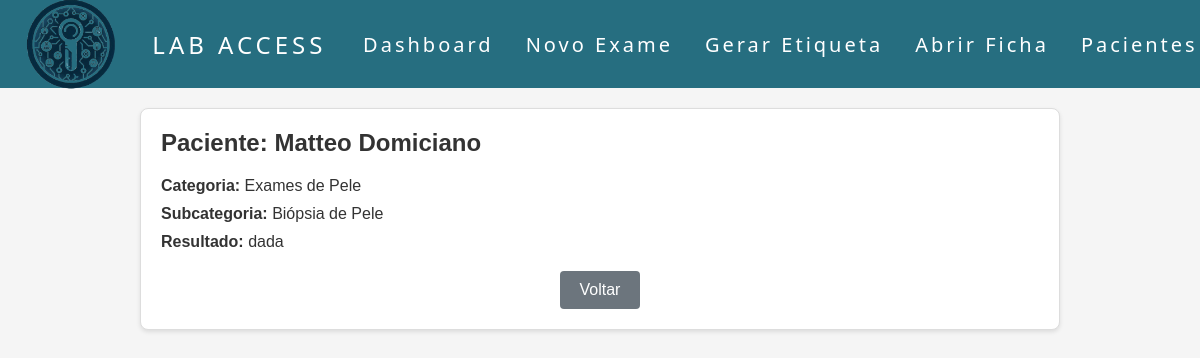
The page /exam/1 on the database its author committed.
### models.py (models this page shows, shortened)
class Exam(db.Model):
    id = db.Column(db.Integer, primary_key=True)
    patient_name = db.Column(db.String(100), nullable=False)
    category = db.Column(db.String(100), nullable=False)
    subcategory = db.Column(db.String(100), nullable=False)
    result = db.Column(db.String(100), nullable=False)
    details = db.Column(JSON)
    created_at = db.Column(db.DateTime, default=datetime.utcnow)  # Novo campo

### app.py (the view)
@app.route('/exam/<int:exam_id>')
def view_exam(exam_id):
    exam = Exam.query.get_or_404(exam_id)  # Busca o exame pelo ID
    return render_template('exam_detail.html', exam=exam)

### templates/exam_detail.html (shortened to what this page needs)
<!DOCTYPE html>
<html lang="pt-BR">
<head>
    <link rel="stylesheet" href="{{ url_for('static', filename='css/exam_detail.css') }}">
</head>
<body>
    <header>
        <nav>
            <a class="logo">
                <img src="{{ url_for('static', filename='image/logo.png') }}" alt="Logo" class="logo-img">
                Lab Access
            </a>
            <ul class="nav-list">
                <li><a href="{{ url_for('home') }}" class="btn-option ">Dashboard</a></li>
                <li><a href="{{ url_for('exame') }}" class="btn-option">Novo Exame</a></li>
                <li><a href="{{ url_for('generate_label') }}" class="btn-option">Gerar Etiqueta</a></li>
                <li><a href="{{ url_for('client_record_search') }}" class="btn-option">Abrir Ficha</a></li>
                <li><a href="{{ url_for('view_patients') }}" class="btn-option">Pacientes</a></li>
            </ul>
        </nav>
    </header>
    <div class="main-content">
        <div class="exam-details">
            <h2>Paciente: {{ exam.patient_name }}</h2>
            <div class="exam-info">
                <p><strong>Categoria:</strong> {{ exam.category }}</p>
                <p><strong>Subcategoria:</strong> {{ exam.subcategory }}</p>
                <p><strong>Resultado:</strong> {{ exam.result }}</p>
            </div>
            <div class="button-container">
                <button onclick="goBack()" class="btn-back">Voltar</button>
            </div>
        </div>
    </div>
</body>
</html>

### static/css/exam_detail.css (style rules this page uses)
* { margin: 0; padding: 0; }
body { font-family: 'Arial', sans-serif; background-color: #f5f5f5; color: #333; overflow-x: hidden; height: 100%; width: 100%; margin: 0; padding: 0; }
.logo { font-size: 24px; text-transform: uppercase; letter-spacing: 4px; display: flex; align-items: center; }
.logo-img { width: 140px; height: auto; margin-right: 10px; margin-top: 20px; }
nav { display: flex; justify-content: space-around; align-items: center; font-family: system-ui, -apple-system, BlinkMacSystemFont, 'Segoe UI', Roboto, Oxygen, Ubuntu, Cantarell, 'Open Sans', 'Helvetica Neue', sans-serif; background: #266e80 ; height: 11vh; }
nav a { color : #ffffff; text-decoration: none; transition: 0.3s; font-size: 20px; }
.nav-list { list-style: none; display: flex; }
.nav-list li { letter-spacing: 3px; margin-left: 32px; }
.main-content { margin-left: 10%; margin-right: 10%; overflow-y: auto; }
.exam-details { padding: 20px; background-color: white; border: 1px solid #ddd; border-radius: 8px; box-shadow: 0 2px 4px rgba(0, 0, 0, 0.1); margin: 20px; }
.exam-details h2 { margin-bottom: 20px; }
.exam-info { margin-bottom: 20px; }
.exam-info p { margin-bottom: 10px; }
.button-container { margin-top: 20px; text-align: center; }
.btn-back { background-color: #6c757d; color: white; padding: 10px 20px; border: none; border-radius: 4px; font-size: 16px; cursor: pointer; }

### rows shown on the page
Exam: patient_name "Matteo Domiciano", category "Exames de Pele", subcategory "Biópsia de Pele", result "dada"
